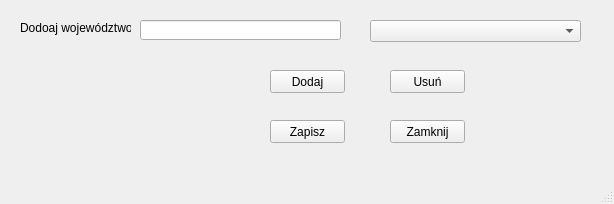
<?xml version="1.0" encoding="UTF-8"?>
<ui version="4.0">
 <class>KontrahentDodajWojewodztwo</class>
 <widget class="QMainWindow" name="KontrahentDodajWojewodztwo">
  <property name="geometry">
   <rect>
    <x>0</x>
    <y>0</y>
    <width>614</width>
    <height>204</height>
   </rect>
  </property>
  <property name="windowTitle">
   <string>MainWindow</string>
  </property>
  <widget class="QWidget" name="centralwidget">
   <widget class="QPushButton" name="pushButton_4">
    <property name="geometry">
     <rect>
      <x>390</x>
      <y>120</y>
      <width>75</width>
      <height>23</height>
     </rect>
    </property>
    <property name="text">
     <string>Zamknij</string>
    </property>
   </widget>
   <widget class="QPushButton" name="pushButton">
    <property name="geometry">
     <rect>
      <x>270</x>
      <y>120</y>
      <width>75</width>
      <height>23</height>
     </rect>
    </property>
    <property name="text">
     <string>Zapisz</string>
    </property>
   </widget>
   <widget class="QLineEdit" name="lineEditDodajWojewodztwa">
    <property name="geometry">
     <rect>
      <x>140</x>
      <y>20</y>
      <width>201</width>
      <height>20</height>
     </rect>
    </property>
   </widget>
   <widget class="QLabel" name="label">
    <property name="geometry">
     <rect>
      <x>20</x>
      <y>20</y>
      <width>111</width>
      <height>16</height>
     </rect>
    </property>
    <property name="text">
     <string>Dodoaj województwo</string>
    </property>
   </widget>
   <widget class="QPushButton" name="pushButton_2">
    <property name="geometry">
     <rect>
      <x>270</x>
      <y>70</y>
      <width>75</width>
      <height>23</height>
     </rect>
    </property>
    <property name="text">
     <string>Dodaj</string>
    </property>
   </widget>
   <widget class="QPushButton" name="pushButton_3">
    <property name="geometry">
     <rect>
      <x>390</x>
      <y>70</y>
      <width>75</width>
      <height>23</height>
     </rect>
    </property>
    <property name="text">
     <string>Usuń</string>
    </property>
   </widget>
   <widget class="QComboBox" name="comboBoxDodajWojewodztwa">
    <property name="geometry">
     <rect>
      <x>370</x>
      <y>20</y>
      <width>211</width>
      <height>22</height>
     </rect>
    </property>
   </widget>
  </widget>
  <widget class="QMenuBar" name="menubar">
   <property name="geometry">
    <rect>
     <x>0</x>
     <y>0</y>
     <width>614</width>
     <height>21</height>
    </rect>
   </property>
  </widget>
  <widget class="QStatusBar" name="statusbar"/>
 </widget>
 <resources/>
 <connections/>
</ui>
